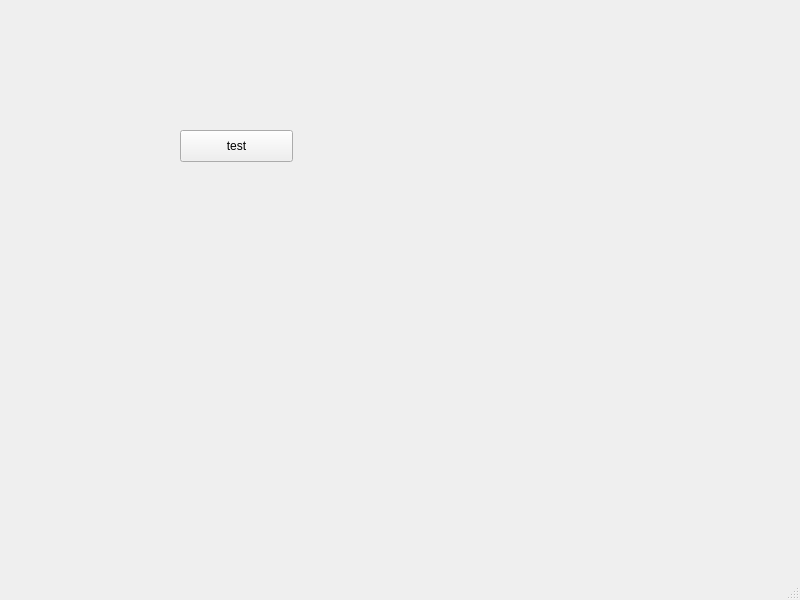
<?xml version="1.0" encoding="UTF-8"?>
<ui version="4.0">
 <class>MainWindow</class>
 <widget class="QMainWindow" name="MainWindow">
  <property name="geometry">
   <rect>
    <x>0</x>
    <y>0</y>
    <width>800</width>
    <height>600</height>
   </rect>
  </property>
  <property name="windowTitle">
   <string>MainWindow</string>
  </property>
  <widget class="QWidget" name="centralwidget">
   <widget class="QPushButton" name="pushButton">
    <property name="geometry">
     <rect>
      <x>180</x>
      <y>130</y>
      <width>113</width>
      <height>32</height>
     </rect>
    </property>
    <property name="text">
     <string>test</string>
    </property>
   </widget>
  </widget>
  <widget class="QMenuBar" name="menubar">
   <property name="geometry">
    <rect>
     <x>0</x>
     <y>0</y>
     <width>800</width>
     <height>24</height>
    </rect>
   </property>
  </widget>
  <widget class="QStatusBar" name="statusbar"/>
 </widget>
 <resources/>
 <connections/>
</ui>
